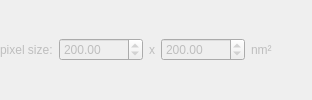
              <widget class="QWidget" name="horizontalWidget" native="true">
               <property name="enabled">
                <bool>false</bool>
               </property>
               <layout class="QHBoxLayout" name="horizontalLayout_17">
                <property name="leftMargin">
                 <number>0</number>
                </property>
                <property name="topMargin">
                 <number>0</number>
                </property>
                <property name="rightMargin">
                 <number>0</number>
                </property>
                <property name="bottomMargin">
                 <number>0</number>
                </property>
                <item>
                 <widget class="QLabel" name="label_11">
                  <property name="toolTip">
                   <string>Here you can overwrite/set the camera pixel size (in the image plane!), if your meta-data is not readable or available.</string>
                  </property>
                  <property name="text">
                   <string>pixel size:</string>
                  </property>
                 </widget>
                </item>
                <item>
                 <widget class="QDoubleSpinBox" name="spinPixelWidth">
                  <property name="toolTip">
                   <string>Here you can overwrite/set the camera pixel size (in the image plane!), if your meta-data is not readable or available.</string>
                  </property>
                  <property name="minimum">
                   <double>0.100000000000000</double>
                  </property>
                  <property name="maximum">
                   <double>1000000.000000000000000</double>
                  </property>
                  <property name="value">
                   <double>200.000000000000000</double>
                  </property>
                 </widget>
                </item>
                <item>
                 <widget class="QLabel" name="label_42">
                  <property name="toolTip">
                   <string>Here you can overwrite/set the camera pixel size (in the image plane!), if your meta-data is not readable or available.</string>
                  </property>
                  <property name="text">
                   <string>x</string>
                  </property>
                 </widget>
                </item>
                <item>
                 <widget class="QDoubleSpinBox" name="spinPixelHeight">
                  <property name="toolTip">
                   <string>Here you can overwrite/set the camera pixel size (in the image plane!), if your meta-data is not readable or available.</string>
                  </property>
                  <property name="minimum">
                   <double>0.100000000000000</double>
                  </property>
                  <property name="maximum">
                   <double>1000000.000000000000000</double>
                  </property>
                  <property name="value">
                   <double>200.000000000000000</double>
                  </property>
                 </widget>
                </item>
                <item>
                 <widget class="QLabel" name="label_43">
                  <property name="toolTip">
                   <string>Here you can overwrite/set the camera pixel size (in the image plane!), if your meta-data is not readable or available.</string>
                  </property>
                  <property name="text">
                   <string>nm²</string>
                  </property>
                 </widget>
                </item>
                <item>
                 <spacer name="horizontalSpacer_20">
                  <property name="orientation">
                   <enum>Qt::Horizontal</enum>
                  </property>
                  <property name="sizeHint" stdset="0">
                   <size>
                    <width>40</width>
                    <height>20</height>
                   </size>
                  </property>
                 </spacer>
                </item>
               </layout>
              </widget>
